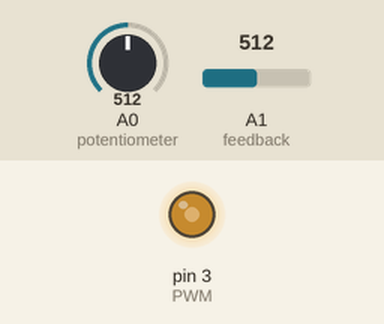
Simulated run of this sketch. Board: Arduino Uno, built with avr-gcc and run on an emulated ATmega328P. Shown: output pins drawn as LEDs (lit = HIGH). Inputs (shaded band) come from the test bench; at power-on: A0 (potentiometer) = 512, A1 (feedback) = 512.

Above: at 1.2 s.
1.3 s: A0 (potentiometer) set to 716
At 2.4 s:
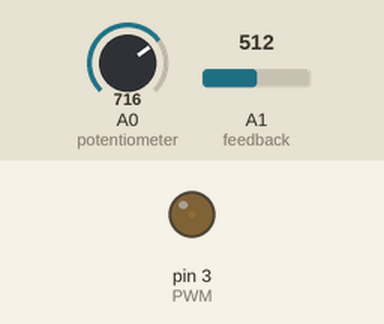
2.8 s: A1 (feedback) set to 701
4.3 s: A1 (feedback) set to 726
At 4.6 s:
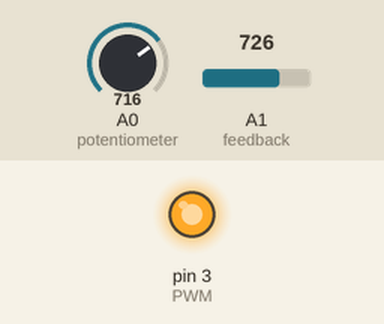
Timing chart, 0 to 7.3 s (numbered marks = the images above; inputs shaded):
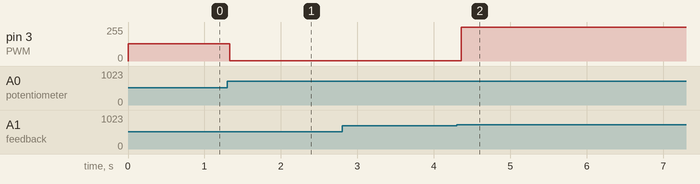

The sketch:

step_down_feedback.ino
```cpp
int potentiometer = A0;  // Pino para o potenciômetro
int feedback = A1;       // Pino para o feedback de saída
int PWM = 3;             // Pino PWM para controle do Mosfet
int pwm = 128;           // Valor inicial do PWM (meio-termo)

void setup() {
  pinMode(potentiometer, INPUT);
  pinMode(feedback, INPUT);
  pinMode(PWM, OUTPUT);

  // Configura a frequência PWM dos pinos 3 e 11 para 31372.55Hz
  TCCR2B = TCCR2B & B11111000 | B00000001;
}

void loop() {
  float voltage = analogRead(potentiometer);  // Leitura do potenciômetro
  float output = analogRead(feedback);        // Leitura do feedback de saída

  // Ajuste do valor do PWM com base na comparação entre voltage e output
  if (voltage > output) {
    pwm = pwm - 1;
    pwm = constrain(pwm, 1, 254);  // Limita o valor de pwm entre 1 e 254
  }

  if (voltage < output) {
    pwm = pwm + 1;
    pwm = constrain(pwm, 1, 254);  // Limita o valor de pwm entre 1 e 254
  }

  analogWrite(PWM, pwm);  // Escreve o valor do PWM no pino de controle
}
```

Measured:
- the behaviour switches between 716 and 717 on A1 (feedback) (found by bisection; images 1 and 2)
- after the input at 1.3 s, pin 3 (PWM): 128/255 → 1/255 at once
- after the input at 2.8 s, every drawn part: stays the same
- after the input at 4.3 s, pin 3 (PWM): 1/255 → 254/255 after 0.06 s
